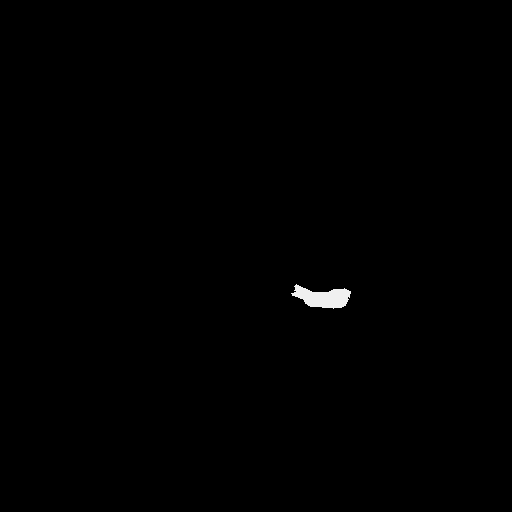

Recreate this plot in Python.
from PIL import Image
import numpy as np

mask = np.array(Image.open(r'DentAI.v2i.coco-segmentation\train\masks_multiclass\4_jpeg.rf.12479d7eeef261cce943d91fbb789a0d.png'))

# Scale up for viewing
visual = (mask * 80).astype(np.uint8)  # multiply so eyes can see
Image.fromarray(visual).save('visual_check.png')
print("Saved! Open visual_check.png to see your mask")
